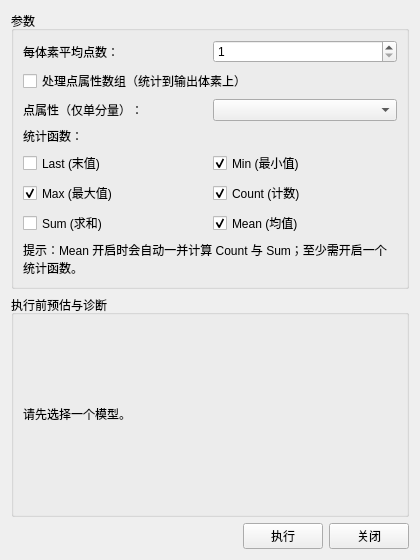
<?xml version="1.0" encoding="UTF-8"?>
<ui version="4.0">
 <class>igQtPointSetToOctree</class>
 <widget class="QWidget" name="igQtPointSetToOctree">
  <property name="geometry">
   <rect>
    <x>0</x>
    <y>0</y>
    <width>420</width>
    <height>560</height>
   </rect>
  </property>
  <property name="windowTitle">
   <string>点集转八叉树</string>
  </property>
  <layout class="QVBoxLayout" name="verticalLayout">
   <item>
    <widget class="QGroupBox" name="groupBox_Params">
     <property name="title">
      <string>参数</string>
     </property>
     <layout class="QGridLayout" name="gridLayout_Params">
      <item row="0" column="0">
       <widget class="QLabel" name="label_PointsPerCell">
        <property name="text">
         <string>每体素平均点数：</string>
        </property>
       </widget>
      </item>
      <item row="0" column="1">
       <widget class="QSpinBox" name="spinBox_PointsPerCell">
        <property name="minimum">
         <number>1</number>
        </property>
        <property name="maximum">
         <number>100000000</number>
        </property>
        <property name="value">
         <number>1</number>
        </property>
       </widget>
      </item>
      <item row="1" column="0" colspan="2">
       <widget class="QCheckBox" name="checkBox_ProcessInputPointArray">
        <property name="text">
         <string>处理点属性数组（统计到输出体素上）</string>
        </property>
        <property name="checked">
         <bool>false</bool>
        </property>
       </widget>
      </item>
      <item row="2" column="0">
       <widget class="QLabel" name="label_PointArray">
        <property name="text">
         <string>点属性（仅单分量）：</string>
        </property>
       </widget>
      </item>
      <item row="2" column="1">
       <widget class="QComboBox" name="comboBox_PointArray"/>
      </item>
      <item row="3" column="0" colspan="2">
       <widget class="QLabel" name="label_FunctionsTitle">
        <property name="text">
         <string>统计函数：</string>
        </property>
       </widget>
      </item>
      <item row="4" column="0">
       <widget class="QCheckBox" name="checkBox_LastValue">
        <property name="text">
         <string>Last (末值)</string>
        </property>
       </widget>
      </item>
      <item row="4" column="1">
       <widget class="QCheckBox" name="checkBox_Min">
        <property name="text">
         <string>Min (最小值)</string>
        </property>
        <property name="checked">
         <bool>true</bool>
        </property>
       </widget>
      </item>
      <item row="5" column="0">
       <widget class="QCheckBox" name="checkBox_Max">
        <property name="text">
         <string>Max (最大值)</string>
        </property>
        <property name="checked">
         <bool>true</bool>
        </property>
       </widget>
      </item>
      <item row="5" column="1">
       <widget class="QCheckBox" name="checkBox_Count">
        <property name="text">
         <string>Count (计数)</string>
        </property>
        <property name="checked">
         <bool>true</bool>
        </property>
       </widget>
      </item>
      <item row="6" column="0">
       <widget class="QCheckBox" name="checkBox_Sum">
        <property name="text">
         <string>Sum (求和)</string>
        </property>
       </widget>
      </item>
      <item row="6" column="1">
       <widget class="QCheckBox" name="checkBox_Mean">
        <property name="text">
         <string>Mean (均值)</string>
        </property>
        <property name="checked">
         <bool>true</bool>
        </property>
       </widget>
      </item>
      <item row="7" column="0" colspan="2">
       <widget class="QLabel" name="label_FunctionsHint">
        <property name="text">
         <string>提示：Mean 开启时会自动一并计算 Count 与 Sum；至少需开启一个统计函数。</string>
        </property>
        <property name="wordWrap">
         <bool>true</bool>
        </property>
       </widget>
      </item>
     </layout>
    </widget>
   </item>
   <item>
    <widget class="QGroupBox" name="groupBox_Info">
     <property name="title">
      <string>执行前预估与诊断</string>
     </property>
     <layout class="QVBoxLayout" name="verticalLayout_Info">
      <item>
       <widget class="QLabel" name="label_Info">
        <property name="text">
         <string>请先选择一个模型。</string>
        </property>
        <property name="textInteractionFlags">
         <set>Qt::TextSelectableByMouse</set>
        </property>
        <property name="wordWrap">
         <bool>true</bool>
        </property>
       </widget>
      </item>
     </layout>
    </widget>
   </item>
   <item>
    <layout class="QHBoxLayout" name="horizontalLayout_Buttons">
     <item>
      <spacer name="horizontalSpacer_Buttons">
       <property name="orientation">
        <enum>Qt::Horizontal</enum>
       </property>
       <property name="sizeHint" stdset="0">
        <size>
         <width>40</width>
         <height>20</height>
        </size>
       </property>
      </spacer>
     </item>
     <item>
      <widget class="QPushButton" name="pushButton_Run">
       <property name="text">
        <string>执行</string>
       </property>
      </widget>
     </item>
     <item>
      <widget class="QPushButton" name="pushButton_Close">
       <property name="text">
        <string>关闭</string>
       </property>
      </widget>
     </item>
    </layout>
   </item>
  </layout>
 </widget>
 <resources/>
 <connections/>
</ui>
